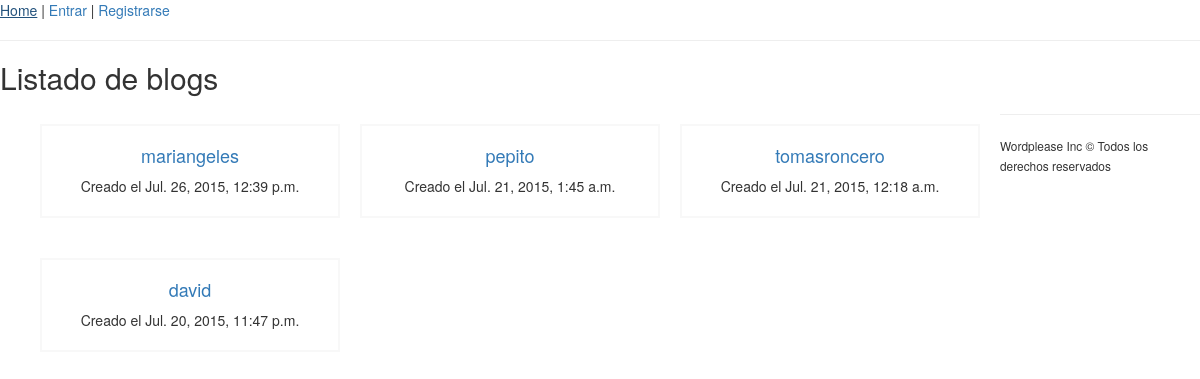
The page /blogs/ on the database as committed earlier.
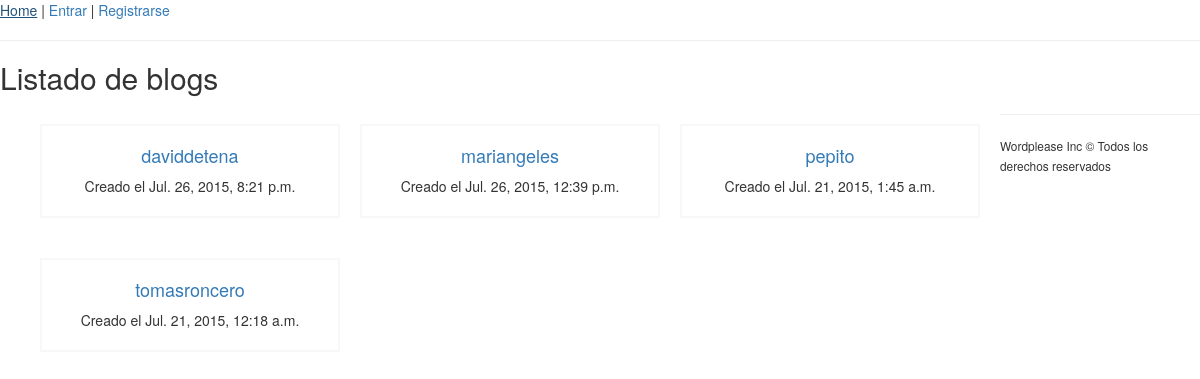
The same page on the database as committed later.
### blogs/models.py (models this page shows)
class Blog(models.Model):
    owner = models.OneToOneField(User)
    created_at = models.DateTimeField(auto_now_add=True)        # Se guarda al crearse el blog
    def __unicode__(self):
        return self.owner.username

### blogs/views.py (the view)
# urls.py: url(r'^blogs/$', BlogsView.as_view(), name='blog_home'),    # listado de blogs, con vista basada en clase BlogsView
class BlogsView(View):
    def get(self, request):
        blogs = Blog.objects.all().order_by('-created_at')
        context = {
            "blog_list": blogs[:5]
        }
        return render(request, 'blogs/home.html', context)

### blogs/templates/blogs/home.html (shortened to what this page needs)
{% extends 'base.html' %}
{% block section %}
    {% if blog_list|length > 0 %}
        <h2>Listado de blogs</h2>
        <ul class="post-list">
        {% for blog in blog_list %}
            <li>
                <div>
                    <h4><a href="{% url 'blog_posts' blog.owner.username %}">{{ blog }}</a></h4>
                    <p>Creado el {{ blog.created_at}}</p>
                </div>
            </li>
        {% endfor %}
    {% else %}
        ¡Sé el primero en crear un blog!
    {% endif %}
    </ul>
{% endblock %}

### wordplease/templates/base.html (shortened to what this page needs)
{% load staticfiles %}
<!DOCTYPE html>
<html lang="es">
<head>
    <link rel="stylesheet" href="{% static 'css/bootstrap.min.css' %}">
    <link rel="stylesheet" href="{% static 'css/bootstrap-theme.min.css' %}">
</head>
<body>
    <nav>
        <a href="{% url 'post_home' %}">Home</a>
        |
        {% if user.is_authenticated %}
            <a href="{% url 'post_create' %}">Crear post</a>
            |
            <a href="{% url 'post_list' %}">Mis posts</a>
            <a style="float: right;" href="{% url 'user_logout' %}">Salir</a>
            <span style="float: right; margin-right: 10px">¡Hola, <strong>{{ user.first_name }} {{ user.last_name }}</strong>! </span>
        {% else %}
            <a href="{% url 'user_login' %}">Entrar</a>
            |
            <a href="{% url 'user_signup' %}">Registrarse</a>
        {% endif %}
    </nav>
    <hr>
    <section>
        {% block section %}
        {% endblock %}
    </section>
    <hr>
    <footer>
        <small>Wordplease Inc &copy; Todos los derechos reservados</small>
    </footer>
</body>
</html>

### wordplease/templates/base.html (style rules this page uses)
ul.post-list { list-style: none; }
ul.post-list li { float: left; margin: 20px 20px 20px 0; }
ul.post-list li:last-child { margin-right: 0; }
ul.post-list li div { border:2px solid #f8f8f8; padding: 10px; text-align: center; width: 300px; }
ul.post-list li div h4 { text-align: center; }

Rows that differ between the two databases and show on the page:
removed Blog: owner.username "david", created_at "Jul. 20, 2015, 11:47 p.m."
added Blog: owner.username "daviddetena", created_at "Jul. 26, 2015, 8:21 p.m."
